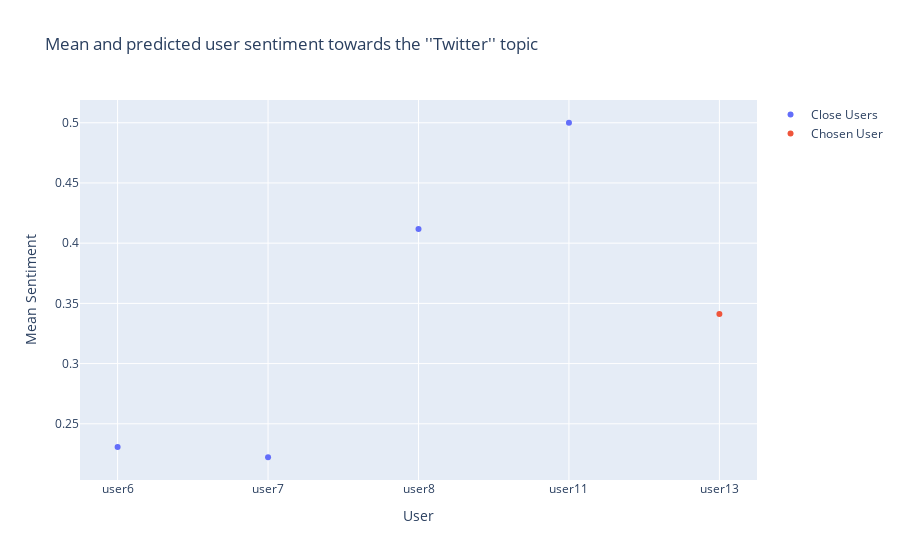

Source (notebook cell):
### Code cell
#add close user id and mean sentiment to new dataframe and sort by id ascending

plotDf = pd.DataFrame(results, columns=['user', 'distance', 'meanSentiment'])

#copy results[0] to plotDf['user']

plotDf['index'] = [x[0] for x in results]

plotDf = plotDf.sort_values(by=['user'])

#remove from plotDf any users with NAN mean sentiment

plotDf = plotDf[~plotDf['meanSentiment'].isnull()]

#add 'user' before each user id

plotDf['user'] = ["user" + str(i) for i in plotDf['user']]

#graph showing the closest users and the given user and their sentiment towards the mean if not NAN. sort users by id

import plotly.express as px

fig = go.Figure()

fig.add_trace(go.Scatter(x=plotDf['user'], y=plotDf['meanSentiment'], mode='markers', name='Close Users'))
fig.add_trace(go.Scatter(x=[userDF.loc[userDF['id'] == ChosenUser, 'user'].iloc[0]], y=[PredSentiment], mode='markers', name='Chosen User'))

fig.update_layout(title='Mean and predicted user sentiment towards the \'{}\' topic'.format(topic), xaxis_title='User', yaxis_title='Mean Sentiment')

fig.show()

### Figure 1 — Plotly figure (JSON) as saved in the notebook; plotly's stock layout.template omitted (floating-point values rounded to 4 significant figures)
{"data": [{"mode": "markers", "name": "Close Users", "type": "scatter", "x": ["user6", "user7", "user8", "user11"], "y": [0.2308, 0.2222, 0.4118, 0.5]}, {"mode": "markers", "name": "Chosen User", "type": "scatter", "x": ["user13"], "y": [0.3412]}], "layout": {"title": {"text": "Mean and predicted user sentiment towards the ''Twitter'' topic"}, "xaxis": {"title": {"text": "User"}}, "yaxis": {"title": {"text": "Mean Sentiment"}}}}
